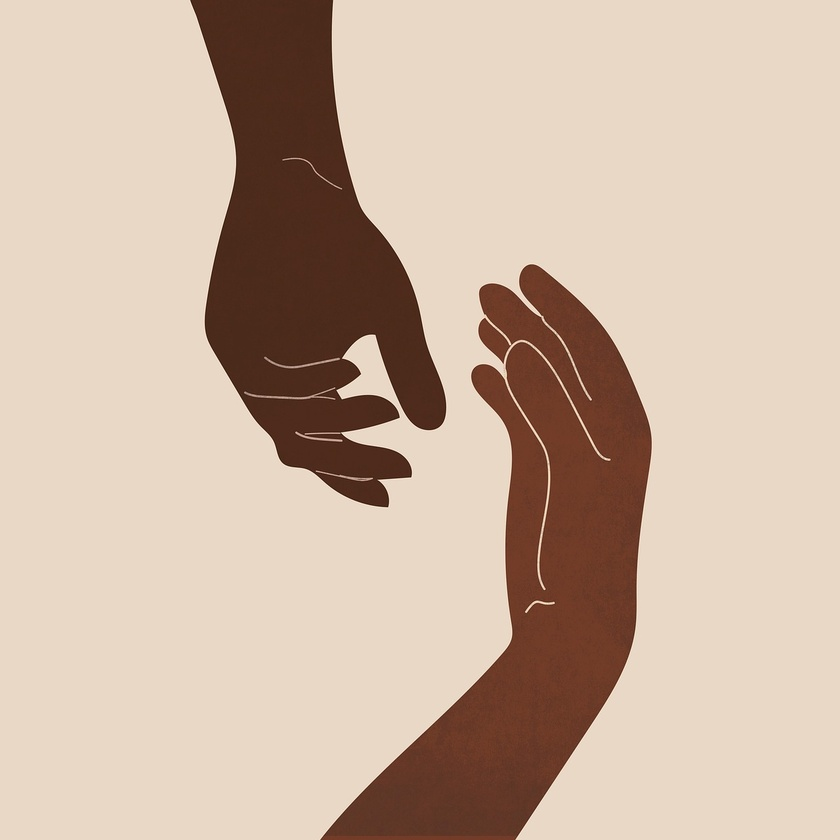
#> input picture data/sample_image.jpg, 840 x 840 px, shrunk from 1280 x 1280 before the run
$ python img_to_svg.py
#> lines starting #> are read from the running program, lines starting #| are printed output that depends on the picture; after the words box and inside, x2 and y2 are one past the last pixel; in counts of white or black regions, pixels touching at a corner belong together
import cv2
import numpy as np
from PIL import Image

import potrace

def load_image(filename):
    """Load image and convert to RGB."""
    image_bgr = cv2.imread(filename)
    if image_bgr is None:
        raise FileNotFoundError(f"Could not load image at {filename}")
    image_rgb = cv2.cvtColor(image_bgr, cv2.COLOR_BGR2RGB)
    print("Loaded image:", filename, "Shape:", image_rgb.shape)
    return image_rgb


def quantize_image(image, K=6, debug=False):
    """Run K-means on image and return centers and 2D labels."""
    h, w, _ = image.shape
    data = image.reshape((-1, 3)).astype(np.float32)
    criteria = (cv2.TERM_CRITERIA_EPS + cv2.TERM_CRITERIA_MAX_ITER, 20, 0.5)
    _compactness, labels, centers = cv2.kmeans(
        data, K, None, criteria, 5, cv2.KMEANS_PP_CENTERS
    )
    centers = np.uint8(centers)
    labels_2D = labels.reshape(h, w)
    print(f"K-means done. K={K}. Centers shape: {centers.shape}")

    if debug:
        quantized_image = centers[labels.flatten()].reshape(image.shape)
        try:
            Image.fromarray(quantized_image).show()
        except Exception:
            print("[WARNING]: It seems you are using headless environment.")
            pass  # headless environments

    return centers, labels_2D


# --- Potrace helpers ---------------------------------------------------------

# [30 lines left out: function _curve_to_path_d, not called in this run]


def _trace_mask_to_svg_paths(mask_u8, fill_color,
                             turdsize=2, turnpolicy=potrace.TURNPOLICY_MINORITY,
                             alphamax=1.0, opticurve=True, opttolerance=0.2):
    """
    Trace a binary mask with potrace and emit SVG <path> elements.
    """
    # Potrace reads any nonzero as foreground. Use {0,1} and a contiguous array.
    data = np.ascontiguousarray((mask_u8 > 0).astype(np.uint8))

    # Trace; returns a Path (collection of Curves with possible nesting).
    path = potrace.Bitmap(data).trace(
        turdsize=turdsize,
        turnpolicy=turnpolicy,
        alphamax=alphamax,
        opticurve=opticurve,
        opttolerance=opttolerance,
    )

    body = []
    # Only iterate top-level curves; children are handled inside _curve_to_path_d.
    for curve in path.curves_tree:
        d = _curve_to_path_d(curve)
        body.append(f'<path d="{d}" fill="{fill_color}" stroke="none"/>')
    return "\n".join(body)


# --- SVG assembly ------------------------------------------------------------

def build_svg(image_shape, centers, labels_2D):
    """Build SVG header + traced clusters (properly handling holes)."""
    height, width = image_shape[0], image_shape[1]
    header = (
        f'<svg version="1.1" xmlns="http://www.w3.org/2000/svg" '
        f'width="{width}" height="{height}" viewBox="0 0 {width} {height}">\n'
    )

    body = ['<g fill-rule="evenodd">']  # even-odd handles holes regardless of winding


    cluster_areas = [(idx, int((labels_2D == idx).sum())) for idx in range(len(centers))]
    for cluster_idx, _area in sorted(cluster_areas, key=lambda t: -t[1]):
        mask = (labels_2D == cluster_idx).astype(np.uint8)
        if mask.sum() == 0:
            continue

        r, g, b = map(int, centers[cluster_idx])
        color = f"rgb({r},{g},{b})"

        # 255-scale is fine, but Potrace only cares about nonzero; keep as 0/255 for clarity
        mask_u8 = (mask * 255).astype(np.uint8)

        body.append(_trace_mask_to_svg_paths(mask_u8, color))

    body.append("</g>\n</svg>")
    return header + "\n".join(body)

# [5 lines left out: function write_svg, not called in this run]

def main(filename, K=6, debug=False):
    """Full pipeline."""
    image = load_image(filename)
#> in load_image, image_bgr is the input picture: shape (840, 840, 3); mean B, G, R 163.1, 180.8, 203.1
#| Loaded image: data/sample_image.jpg Shape: (840, 840, 3)
    centers, labels_2D = quantize_image(image, K, debug=debug)
#> in quantize_image, `_compactness, labels, centers = cv2.kmeans( data, K, None, criteria, 5..`: centers = [[76.29, 42.59, 27.64], [232.1, 215.9, 199.2], [107.8, 59.5, 40.88]]
#> in quantize_image, `centers = np.uint8(centers)`: centers = [[76, 42, 27], [232, 215, 199], [107, 59, 40]]
#> in quantize_image, `labels_2D = labels.reshape(h, w)`:
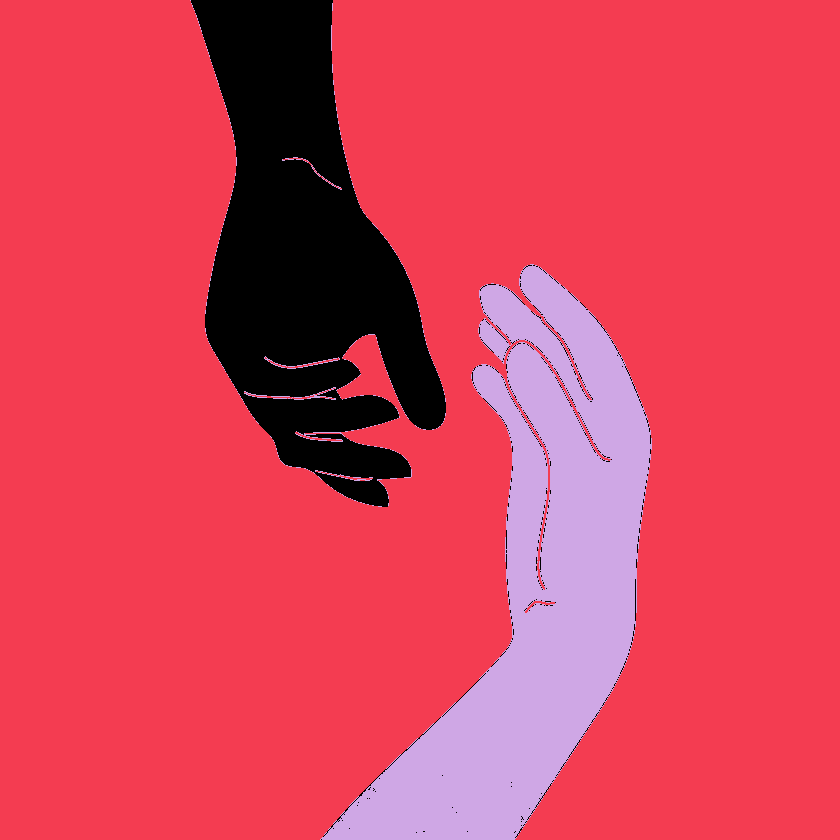
#> labels_2D: shape (840, 840) int32; 3 distinct labels, from 0 to 2; one colour per label, 0 black
#| K-means done. K=3. Centers shape: (3, 3)
#> centers = [[76, 42, 27], [232, 215, 199], [107, 59, 40]]
    svg_content = build_svg(image.shape, centers, labels_2D)
#> in build_svg, `cluster_areas = [(idx, int((labels_2D == idx).sum())) for idx in range..`: cluster_areas = [(0, 71618), (1, 555320), (2, 78662)]
#> the loop in build_svg, `for cluster_idx, _area in sorted(cluster_areas, key=lambda t: -t[1]):` made 1 pass
#> (cluster_idx, _area, r, g, b) on pass 1: (1, 555320, 232, 215, 199)
#> pass 1, in build_svg, `mask = (labels_2D == cluster_idx).astype(np.uint8)`:
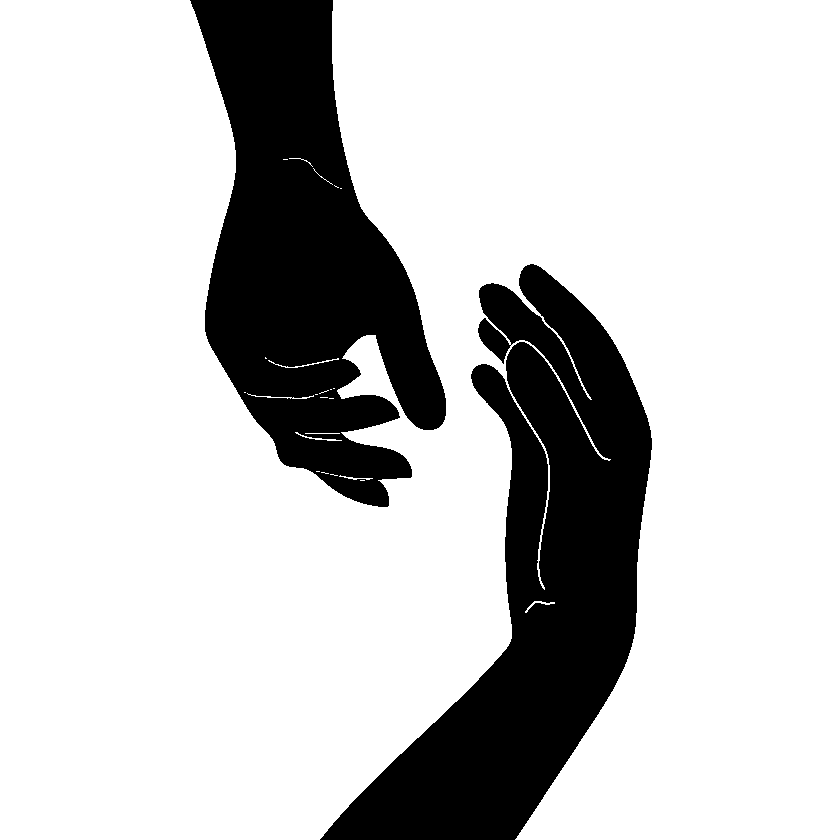
#> mask: shape (840, 840); values 0 (black) and 1 (white), 78.7% white; 2 black regions, box (x1, y1, x2, y2) and area: (320, 264, 652, 840) 78896, (190, 0, 446, 507) 71384
#> after the loop in build_svg, `for cluster_idx, _area in sorted(cluster_areas, key=lambda t: -t[1]):`: body = ['<g fill-rule="evenodd">']
    write_svg(svg_content)


if __name__ == "__main__":
    main("data/sample_image.jpg", K=3, debug=True)
#> (the call stopped at in _trace_mask_to_svg_paths, `path = potrace.Bitmap(data).trace( turdsize=turdsize, turnpolicy=turnp..`: potrace is not available in this run)
    # main("/home/sanjeev/pan_nepali.png", K=10, debug=False)
